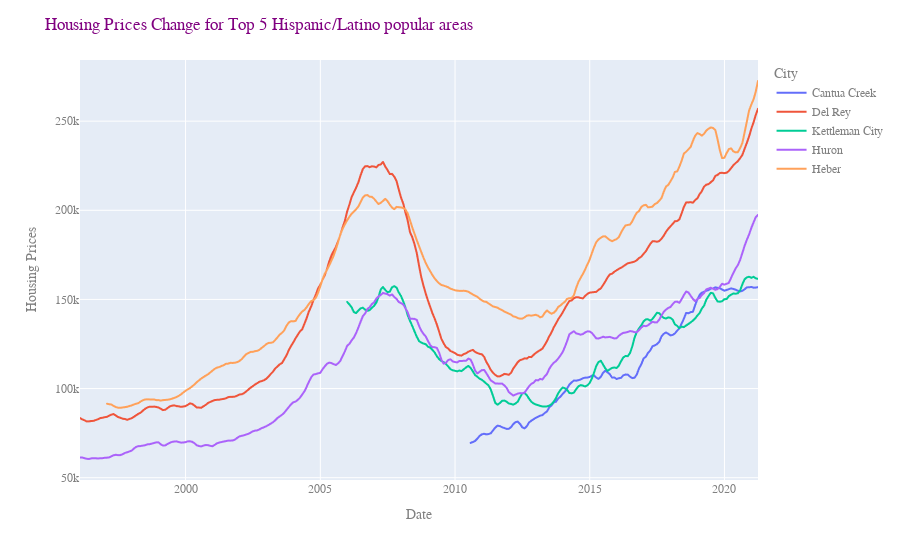

This figure's notebook cell:
### Code cell
# Whitetop = joint.sort_values(by = 'White',ascending = False).head()
# Whitetop
blacktop = joint.sort_values(by = 'Hispanic or Latino',ascending = False).head()
blacklow = joint.sort_values(by = 'Hispanic or Latino',ascending = True).head()

blacktop.drop(blacktop.iloc[:, 0:17], inplace = True, axis = 1)
blacktop.head()
#asiantop.set_index('Place')
blacktop= blacktop.stack().to_frame().reset_index()
blacktop = blacktop.rename(columns = {'level_1':'date',0:'value','level_0':'City'})
blacktop["City"].replace({130: "Cantua Creek",221:"Del Rey",422:"Kettleman City",387:"Huron",364:"Heber"}, inplace=True)
blacktop
fig = px.line(blacktop, x="date", y="value",color = "City")
fig.update_layout(title='Housing Prices Change for Top 5 Hispanic/Latino popular areas',
                   xaxis_title='Date',
                   yaxis_title='Housing Prices',
                 font_family="Courier New",
    font_color="gray",
    title_font_family="Times New Roman",
    title_font_color="Purple")
fig.show()
from plotly.io import write_html
write_html(fig, "HouseLatino.html")

### Figure 1 — Plotly figure (JSON) as saved in the notebook; plotly's stock layout.template omitted (floating-point values rounded to 4 significant figures; data arrays with more than 128 entries replaced by an {"elided": "..."} marker saying what was removed)
{"data": [{"hovertemplate": "City=Cantua Creek<br>date=%{x}<br>value=%{y}<extra></extra>", "legendgroup": "Cantua Creek", "line": {"color": "#636efa", "dash": "solid"}, "mode": "lines", "name": "Cantua Creek", "showlegend": true, "type": "scattergl", "x": {"elided": "129 str values"}, "xaxis": "x", "y": {"elided": "129 int values"}, "yaxis": "y"}, {"hovertemplate": "City=Del Rey<br>date=%{x}<br>value=%{y}<extra></extra>", "legendgroup": "Del Rey", "line": {"color": "#EF553B", "dash": "solid"}, "mode": "lines", "name": "Del Rey", "showlegend": true, "type": "scattergl", "x": {"elided": "303 str values"}, "xaxis": "x", "y": {"elided": "303 int values"}, "yaxis": "y"}, {"hovertemplate": "City=Kettleman City<br>date=%{x}<br>value=%{y}<extra></extra>", "legendgroup": "Kettleman City", "line": {"color": "#00cc96", "dash": "solid"}, "mode": "lines", "name": "Kettleman City", "showlegend": true, "type": "scattergl", "x": {"elided": "184 str values"}, "xaxis": "x", "y": {"elided": "184 int values"}, "yaxis": "y"}, {"hovertemplate": "City=Huron<br>date=%{x}<br>value=%{y}<extra></extra>", "legendgroup": "Huron", "line": {"color": "#ab63fa", "dash": "solid"}, "mode": "lines", "name": "Huron", "showlegend": true, "type": "scattergl", "x": {"elided": "303 str values"}, "xaxis": "x", "y": {"elided": "303 int values"}, "yaxis": "y"}, {"hovertemplate": "City=Heber<br>date=%{x}<br>value=%{y}<extra></extra>", "legendgroup": "Heber", "line": {"color": "#FFA15A", "dash": "solid"}, "mode": "lines", "name": "Heber", "showlegend": true, "type": "scattergl", "x": {"elided": "291 str values"}, "xaxis": "x", "y": {"elided": "291 int values"}, "yaxis": "y"}], "layout": {"font": {"color": "gray", "family": "Courier New"}, "legend": {"title": {"text": "City"}, "tracegroupgap": 0}, "margin": {"t": 60}, "title": {"font": {"color": "Purple", "family": "Times New Roman"}, "text": "Housing Prices Change for Top 5 Hispanic/Latino popular areas"}, "xaxis": {"anchor": "y", "domain": [0, 1], "title": {"text": "Date"}}, "yaxis": {"anchor": "x", "domain": [0, 1], "title": {"text": "Housing Prices"}}}}
